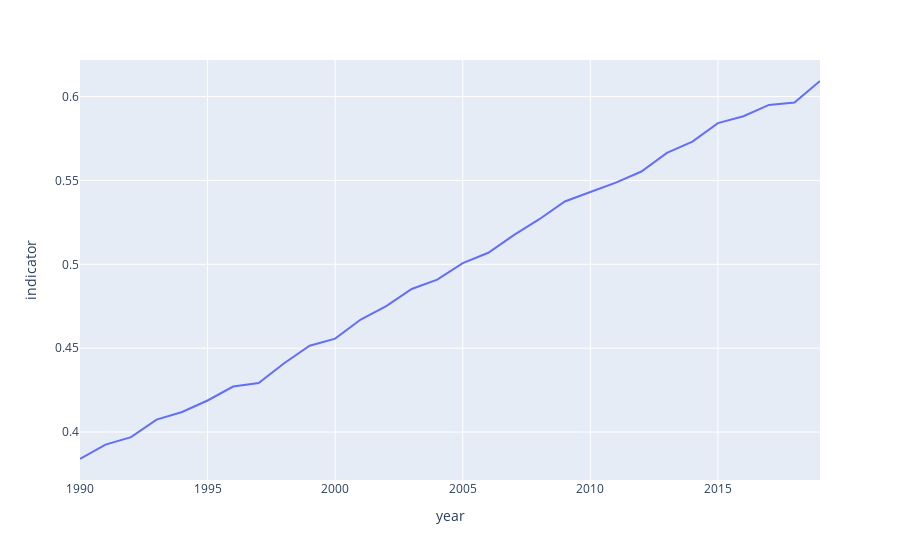

Notebook cell for this chart:
### Code cell
#aggregated index

aggregated_data = merged_data.groupby('year').mean()
aggregated_data = aggregated_data.reset_index()

fig = px.line(aggregated_data, y='indicator', x = "year")
fig.show()

### Figure 1 — Plotly figure (JSON) as saved in the notebook; plotly's stock layout.template omitted (floating-point values rounded to 4 significant figures)
{"data": [{"hoverlabel": {"namelength": 0}, "hovertemplate": "year=%{x}<br>indicator=%{y}", "legendgroup": "", "line": {"color": "#636efa", "dash": "solid"}, "mode": "lines", "name": "", "showlegend": false, "type": "scatter", "x": [1990, 1991, 1992, 1993, 1994, 1995, 1996, 1997, 1998, 1999, 2000, 2001, 2002, 2003, 2004, 2005, 2006, 2007, 2008, 2009, 2010, 2011, 2012, 2013, 2014, 2015, 2016, 2017, 2018, 2019], "xaxis": "x", "y": [0.3839, 0.3926, 0.397, 0.4074, 0.412, 0.4188, 0.4272, 0.4292, 0.441, 0.4515, 0.4557, 0.4671, 0.4751, 0.4853, 0.4909, 0.5007, 0.5069, 0.5174, 0.5269, 0.5375, 0.5432, 0.5487, 0.5553, 0.5664, 0.5732, 0.5842, 0.5883, 0.595, 0.5964, 0.6093], "yaxis": "y"}], "layout": {"legend": {"tracegroupgap": 0}, "margin": {"t": 60}, "xaxis": {"anchor": "y", "domain": [0, 1], "title": {"text": "year"}}, "yaxis": {"anchor": "x", "domain": [0, 1], "title": {"text": "indicator"}}}}
